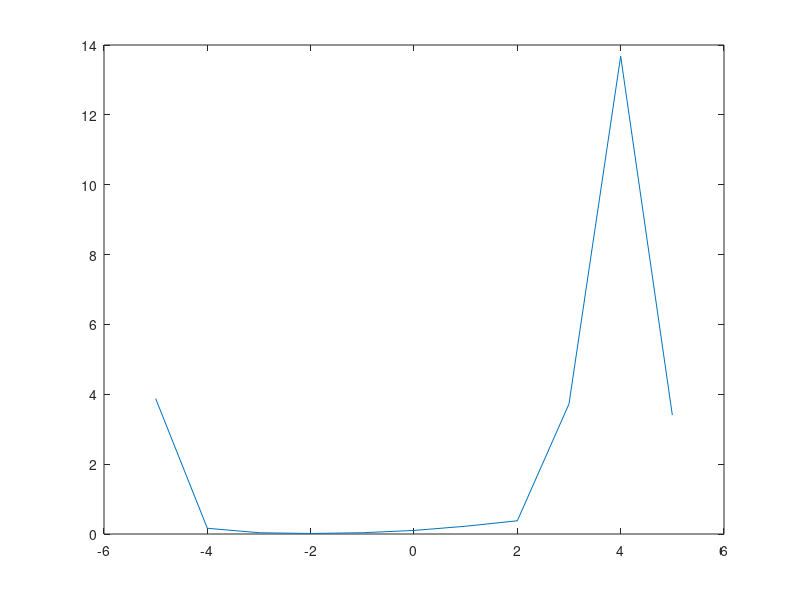

Recreate this plot in MATLAB.
function main
    close all;
    x=-5:5;
    y=[];
    
    for i=1:length(x)
        y(i)=myspline(x(i));
    end
    
    plot(x,y);
end

function h=myspline(x)
   alfa=-10;
   beta=10;
   n=10;
   interval_len=(5+5)/n;
   nodes=-8:1:8;
   nodes_values=[];

   for i=4:length(nodes)-3
       nodes_values(i-3)=nodes(i)^2;
   end
   
   nodes_values(1)=nodes_values(1)+(interval_len*alfa)/3;
   nodes_values(length(nodes_values))=nodes_values(length(nodes_values))-(interval_len*beta)/3;
   
   c=calculate_spline_factors(alfa,beta,n,interval_len,nodes_values');
   h=0;
   for i = 1:length(c)
        h = h + c(i) * fi(i,x,nodes,interval_len);
   end
end

function y=fi(i,x,nodes,h)
   y=0;
   if(i<3)
       i=i+2;
   end
   if(nodes(i-2)<= x & x <=nodes(i-1))
       y=(x-nodes(i-2))^3;
   end
   if(nodes(i-1)<= x & x <=nodes(i))
       y=(x-nodes(i-2))^3 - 4*(x-nodes(i-1))^3;
   end
   if(nodes(i)<= x & x <=nodes(i+1))
       y=(nodes(i+2)-x)^3 - 4*(nodes(i+1)-x)^3;
   end
   if(nodes(i+1)<= x & x <=nodes(i+2))
       y=(nodes(i+2)-x)^3;
   end
   y=y/h^3;
end

function c=calculate_spline_factors(alfa,beta,n,h,y) 
    m=get_spline_matrix(n);
    temp_c=y\m;
    c(1)=temp_c(2)-(h*alfa/3);
    for i=2:length(temp_c)+1
        c(i)=temp_c(i-1);
    end
    c(length(c)+1)=temp_c(length(temp_c)-1)+h*beta/3;
end


function m=get_spline_matrix(n)
    for i = 1:n+1
       for j=1:n+1
           m(i,j)=0;
       end
       if(i==1)
        m(1,1)=4; m(1,2)=2;
       end
       if(i>1 && i<n+1)
        m(i,i-1)=1; m(i,i)=4; m(i,i+1)=1;  
       end
       if(i==n+1)
        m(i,n)=2; m(i,n+1)=4;
       end
    end
end 